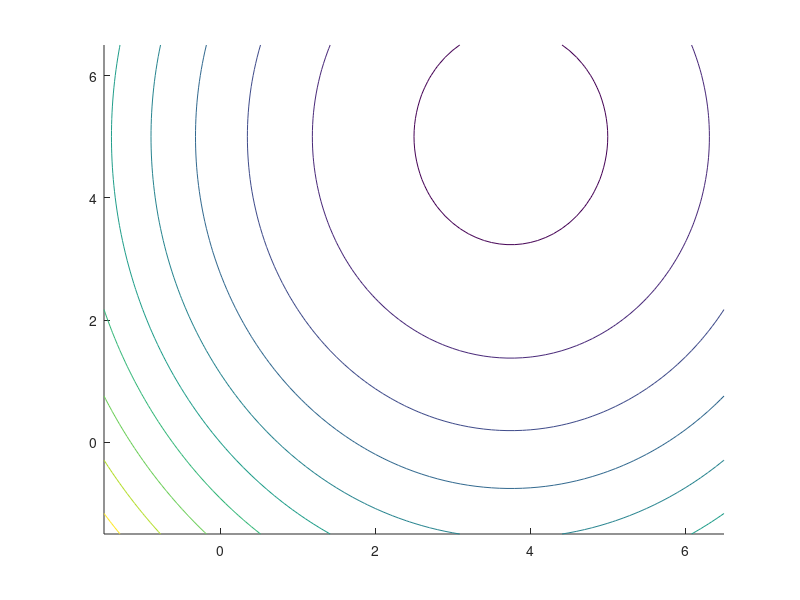

Reproduce this figure in MATLAB. (Note: this script raises an error after producing the figure.)
x1_l = -1.5; x1_h = 6.5;
x2_l = -1.5; x2_h = 6.5;
res = 0.1;

[x1, x2] = meshgrid(x1_l:res:x2_h, x1_l:res:x2_h);

%f = -3*x1 - 2*x2;
f = -(3-0.4*x1).*x1 - (2-0.2*x2).*x2;
%levels = (-32:2:6)';
levels = (-12:2:8)';


fig = figure(1);
% Set fontsize for the labels and lengend
fontsize = 8;
% Set the figure dimension units to centimeters
set(gcf, 'units','centimeters');
% Figure paper dimensions:
w = 11; % 9 cm wide
h = 11; % 9 cm tall
% Set the dimensions of the figure
pos = get(gcf, 'position');
set(gcf, 'position', [pos(1), pos(2), w, h]);

[C, h] = contour(x1, x2, f, levels, 'Color', .7*[1 1 1]);
% set(h, 'ShowText','on', 'LabelSpacing',500);
hold('on');
grid('off');
axis('square');

% plot([0 0], [x1_l, x1_h], 'k');
% plot([x2_l, x2_h], [0 0], 'k');

% plot_arrow(0,x1_l,0,x1_h);
point1_arrow = [0,x1_l];
point2_arrow1 = [0,x1_h];
d_point = point2_arrow1-point1_arrow;
quiver(point1_arrow(1), point1_arrow(2), d_point(1), d_point(2), 0, 'black')

% plot_arrow(x2_l,0,x2_h,0);
point1_arrow = [x2_l,0];
point2_arrow1 = [x2_h,0];
d_point = point2_arrow1-point1_arrow;
quiver(point1_arrow(1), point1_arrow(2), d_point(1), d_point(2), 0, 'black')


% Plot c_1 and c_2
x_1 = [-10,10];
x_2 = 8 - 2*x_1;
plot(x_1, x_2, 'k');
x_2 = (1/3)*(15 - x_1);
plot(x_1, x_2, 'k');

x1_opt = 2.25;
x2_opt = 3.5;
plot(x1_opt, x2_opt, 'ok');
it1_x1 = 0;
it1_x2 = 0;
plot(it1_x1, it1_x2, 'ok');
it2_x1 = 2.4;
it2_x2 = 3.2;
plot(it2_x1, it2_x2, 'ok');

c1_x1 = -2;
c1_x2 = -1;

c2_x1 = -1;
c2_x2 = -3;

f_x1 = -3;
f_x2 = -2;

% plot_arrow(x1_opt,x2_opt, x1_opt+c1_x1,x2_opt+c1_x2, 'linewidth', 2);
point1_arrow = [x1_opt,x2_opt];
point2_arrow1 = [x1_opt+c1_x1,x2_opt+c1_x2];
d_point = point2_arrow1-point1_arrow;
%quiver(point1_arrow(1), point1_arrow(2), d_point(1), d_point(2), 0, 'black')

% plot_arrow(x1_opt,x2_opt, x1_opt+c2_x1,x2_opt+c2_x2, 'linewidth', 2);
point1_arrow = [x1_opt,x2_opt];
point2_arrow1 = [ x1_opt+c2_x1,x2_opt+c2_x2];
d_point = point2_arrow1-point1_arrow;
%quiver(point1_arrow(1), point1_arrow(2), d_point(1), d_point(2), 0, 'black')

% plot_arrow(x1_opt,x2_opt, x1_opt+f_x1,x2_opt+f_x2, 'linewidth', 2);
point1_arrow = [x1_opt,x2_opt];
point2_arrow1 = [ x1_opt+f_x1,x2_opt+f_x2];
d_point = point2_arrow1-point1_arrow;
%quiver(point1_arrow(1), point1_arrow(2), d_point(1), d_point(2), 0, 'black')


text_offset = 0.1;
%text(x1_opt+c1_x1-5*text_offset,x2_opt+c1_x2+0*text_offset, '$\nabla c_1$', 'fontsize', fontsize,'interpreter','latex')
%text(x1_opt+c2_x1-3*text_offset,x2_opt+c2_x2-2*text_offset, '$\nabla c_2$', 'fontsize', fontsize,'interpreter','latex')
%text(x1_opt+f_x1-1*text_offset,x2_opt+f_x2-2*text_offset, '$\nabla f$', 'fontsize', fontsize,'interpreter','latex')

% Iterations
text(it1_x1+1*text_offset,it1_x2+2*text_offset, 'Iteration 1', 'fontsize', fontsize)
text(it2_x1+1*text_offset,it2_x2+2*text_offset, 'Iteration 2', 'fontsize', fontsize)
text(x1_opt+1*text_offset,x2_opt+2*text_offset, 'Iteration 3', 'fontsize', fontsize)

xlabel('x_1');
ylabel('x_2');
% Set the fontsize of all elements
set(gca, 'fontsize', fontsize); % Sets fontsize on legend and numbers on axis
set(get(gca, 'XLabel'), 'fontsize', fontsize); % Sets the fontsize for the xlabel
set(get(gca, 'YLabel'), 'fontsize', fontsize); % Sets the fontsize for the ylabel

set(gca,'XTick',[-1:1:6],'YTick',[-1:1:6])
xlim([-1.5,6.5])
ylim([-1.5,6.5])

hold('off');

% Create the pdf file
% pdfmatlabfrag(gcf, 'fig_prob2.pdf');